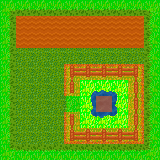

A level layout from a 2D game, rendered from its tile map. Below: a short description, then the map file with its tile-grid data intact:
An orthogonal 10x10 tile map with 16x16 px tiles, 3 tile layers (Tile Layer 1, Tile Layer 2, collision_layer), 2 tilesets.

<map version="1.0" orientation="orthogonal" width="10" height="10" tilewidth="16" tileheight="16">
 <tileset firstgid="1" name="tiles" tilewidth="16" tileheight="16">
  <image source="../img/tiles.png" width="128" height="128" />
  <tile id="35">
   <properties>
    <property name="blocked" value="true" />
   </properties>
  </tile>
 </tileset>
 <tileset firstgid="65" name="blocked" tilewidth="16" tileheight="16">
  <image source="../img/blocked_tiles_16.png" width="16" height="32" />
  <tile id="0">
   <properties>
    <property name="blocked" value="false" />
   </properties>
  </tile>
  <tile id="1">
   <properties>
    <property name="blocked" value="true" />
   </properties>
  </tile>
 </tileset>
 <layer name="Tile Layer 1" width="10" height="10">
  <data>
   <tile gid="9" />
   <tile gid="10" />
   <tile gid="10" />
   <tile gid="10" />
   <tile gid="10" />
   <tile gid="10" />
   <tile gid="10" />
   <tile gid="10" />
   <tile gid="10" />
   <tile gid="11" />
   <tile gid="17" />
   <tile gid="8" />
   <tile gid="8" />
   <tile gid="8" />
   <tile gid="8" />
   <tile gid="8" />
   <tile gid="8" />
   <tile gid="8" />
   <tile gid="8" />
   <tile gid="19" />
   <tile gid="17" />
   <tile gid="8" />
   <tile gid="8" />
   <tile gid="8" />
   <tile gid="8" />
   <tile gid="8" />
   <tile gid="8" />
   <tile gid="8" />
   <tile gid="8" />
   <tile gid="19" />
   <tile gid="17" />
   <tile gid="4" />
   <tile gid="4" />
   <tile gid="4" />
   <tile gid="4" />
   <tile gid="4" />
   <tile gid="4" />
   <tile gid="4" />
   <tile gid="4" />
   <tile gid="19" />
   <tile gid="17" />
   <tile gid="4" />
   <tile gid="4" />
   <tile gid="4" />
   <tile gid="40" />
   <tile gid="50" />
   <tile gid="50" />
   <tile gid="50" />
   <tile gid="39" />
   <tile gid="19" />
   <tile gid="17" />
   <tile gid="4" />
   <tile gid="4" />
   <tile gid="4" />
   <tile gid="43" />
   <tile gid="12" />
   <tile gid="13" />
   <tile gid="14" />
   <tile gid="41" />
   <tile gid="19" />
   <tile gid="17" />
   <tile gid="4" />
   <tile gid="4" />
   <tile gid="4" />
   <tile gid="43" />
   <tile gid="20" />
   <tile gid="21" />
   <tile gid="22" />
   <tile gid="41" />
   <tile gid="19" />
   <tile gid="17" />
   <tile gid="4" />
   <tile gid="4" />
   <tile gid="4" />
   <tile gid="43" />
   <tile gid="28" />
   <tile gid="29" />
   <tile gid="30" />
   <tile gid="41" />
   <tile gid="19" />
   <tile gid="17" />
   <tile gid="4" />
   <tile gid="4" />
   <tile gid="4" />
   <tile gid="32" />
   <tile gid="34" />
   <tile gid="34" />
   <tile gid="34" />
   <tile gid="31" />
   <tile gid="19" />
   <tile gid="25" />
   <tile gid="26" />
   <tile gid="26" />
   <tile gid="26" />
   <tile gid="26" />
   <tile gid="26" />
   <tile gid="26" />
   <tile gid="26" />
   <tile gid="26" />
   <tile gid="27" />
  </data>
 </layer>
 <layer name="Tile Layer 2" width="10" height="10">
  <data>
   <tile gid="0" />
   <tile gid="0" />
   <tile gid="0" />
   <tile gid="0" />
   <tile gid="0" />
   <tile gid="0" />
   <tile gid="0" />
   <tile gid="0" />
   <tile gid="0" />
   <tile gid="0" />
   <tile gid="0" />
   <tile gid="0" />
   <tile gid="0" />
   <tile gid="0" />
   <tile gid="0" />
   <tile gid="0" />
   <tile gid="0" />
   <tile gid="0" />
   <tile gid="0" />
   <tile gid="0" />
   <tile gid="0" />
   <tile gid="0" />
   <tile gid="0" />
   <tile gid="0" />
   <tile gid="0" />
   <tile gid="0" />
   <tile gid="0" />
   <tile gid="0" />
   <tile gid="0" />
   <tile gid="0" />
   <tile gid="0" />
   <tile gid="0" />
   <tile gid="0" />
   <tile gid="0" />
   <tile gid="0" />
   <tile gid="0" />
   <tile gid="0" />
   <tile gid="0" />
   <tile gid="0" />
   <tile gid="0" />
   <tile gid="0" />
   <tile gid="0" />
   <tile gid="0" />
   <tile gid="0" />
   <tile gid="52" />
   <tile gid="37" />
   <tile gid="37" />
   <tile gid="37" />
   <tile gid="54" />
   <tile gid="0" />
   <tile gid="0" />
   <tile gid="0" />
   <tile gid="0" />
   <tile gid="0" />
   <tile gid="44" />
   <tile gid="0" />
   <tile gid="0" />
   <tile gid="0" />
   <tile gid="45" />
   <tile gid="0" />
   <tile gid="0" />
   <tile gid="0" />
   <tile gid="0" />
   <tile gid="0" />
   <tile gid="0" />
   <tile gid="0" />
   <tile gid="0" />
   <tile gid="0" />
   <tile gid="45" />
   <tile gid="0" />
   <tile gid="0" />
   <tile gid="0" />
   <tile gid="0" />
   <tile gid="0" />
   <tile gid="46" />
   <tile gid="0" />
   <tile gid="0" />
   <tile gid="0" />
   <tile gid="45" />
   <tile gid="0" />
   <tile gid="0" />
   <tile gid="0" />
   <tile gid="0" />
   <tile gid="0" />
   <tile gid="57" />
   <tile gid="53" />
   <tile gid="53" />
   <tile gid="53" />
   <tile gid="59" />
   <tile gid="0" />
   <tile gid="0" />
   <tile gid="0" />
   <tile gid="0" />
   <tile gid="0" />
   <tile gid="0" />
   <tile gid="0" />
   <tile gid="0" />
   <tile gid="0" />
   <tile gid="0" />
   <tile gid="0" />
  </data>
 </layer>
 <layer name="collision_layer" width="10" height="10" opacity="0.51">
  <data>
   <tile gid="65" />
   <tile gid="65" />
   <tile gid="65" />
   <tile gid="65" />
   <tile gid="65" />
   <tile gid="65" />
   <tile gid="65" />
   <tile gid="65" />
   <tile gid="65" />
   <tile gid="65" />
   <tile gid="65" />
   <tile gid="66" />
   <tile gid="66" />
   <tile gid="66" />
   <tile gid="66" />
   <tile gid="66" />
   <tile gid="66" />
   <tile gid="66" />
   <tile gid="66" />
   <tile gid="65" />
   <tile gid="65" />
   <tile gid="66" />
   <tile gid="66" />
   <tile gid="66" />
   <tile gid="66" />
   <tile gid="66" />
   <tile gid="66" />
   <tile gid="66" />
   <tile gid="66" />
   <tile gid="65" />
   <tile gid="65" />
   <tile gid="65" />
   <tile gid="65" />
   <tile gid="65" />
   <tile gid="65" />
   <tile gid="65" />
   <tile gid="65" />
   <tile gid="65" />
   <tile gid="65" />
   <tile gid="65" />
   <tile gid="65" />
   <tile gid="65" />
   <tile gid="65" />
   <tile gid="65" />
   <tile gid="66" />
   <tile gid="66" />
   <tile gid="66" />
   <tile gid="66" />
   <tile gid="66" />
   <tile gid="65" />
   <tile gid="65" />
   <tile gid="65" />
   <tile gid="65" />
   <tile gid="65" />
   <tile gid="66" />
   <tile gid="0" />
   <tile gid="0" />
   <tile gid="0" />
   <tile gid="66" />
   <tile gid="65" />
   <tile gid="65" />
   <tile gid="65" />
   <tile gid="65" />
   <tile gid="65" />
   <tile gid="65" />
   <tile gid="0" />
   <tile gid="66" />
   <tile gid="0" />
   <tile gid="66" />
   <tile gid="65" />
   <tile gid="65" />
   <tile gid="65" />
   <tile gid="65" />
   <tile gid="65" />
   <tile gid="66" />
   <tile gid="0" />
   <tile gid="0" />
   <tile gid="0" />
   <tile gid="66" />
   <tile gid="65" />
   <tile gid="65" />
   <tile gid="65" />
   <tile gid="65" />
   <tile gid="65" />
   <tile gid="66" />
   <tile gid="66" />
   <tile gid="66" />
   <tile gid="66" />
   <tile gid="66" />
   <tile gid="65" />
   <tile gid="65" />
   <tile gid="65" />
   <tile gid="65" />
   <tile gid="65" />
   <tile gid="65" />
   <tile gid="65" />
   <tile gid="65" />
   <tile gid="65" />
   <tile gid="65" />
   <tile gid="65" />
  </data>
 </layer>
</map>